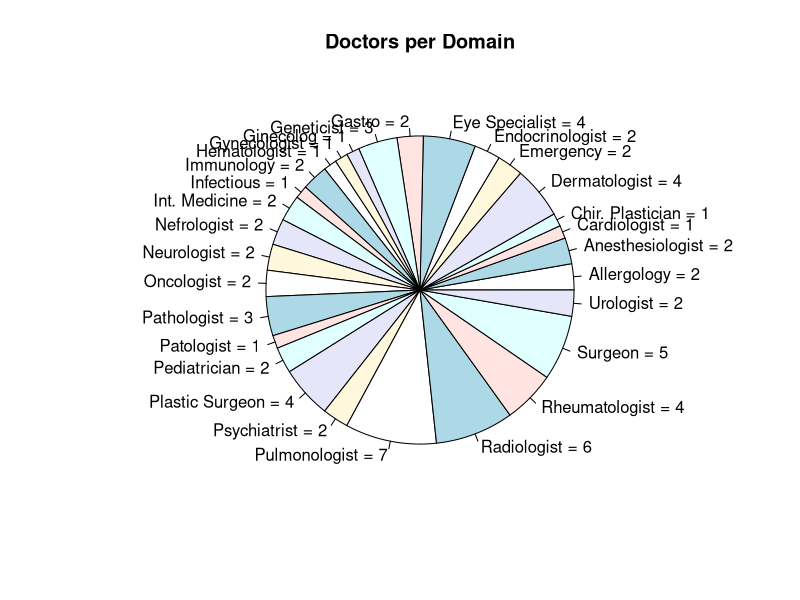

The R source for this figure:
myData <- read.csv("database.csv",TRUE,",")

names(myData) <- c("No.","Last_Name","First_Name","Sex_M_F","Age","Domain","Years.Of.Practice","
                   Number_of_pacients","Succ_cases")

#head(myData)

x <- table(myData$Domain)

par(pch=22, col="black")
lbls <- paste(names(x), " = ", x, sep="")
pie(x,labels = lbls,main="Doctors per Domain")
